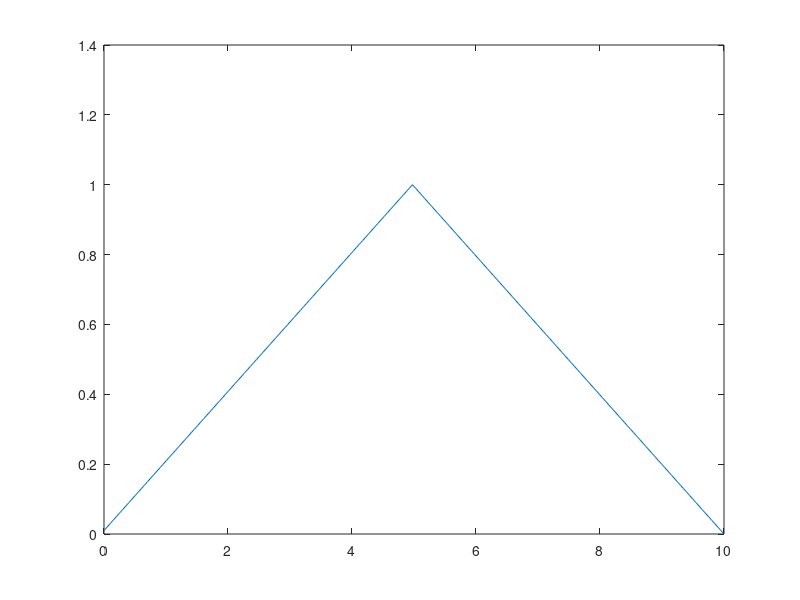

This figure's MATLAB source:
% No se que pasa aqui :| 

%function [f, c, d] = sumuniforme(n, a, b)
n = 2;
a = 0;
b = 10;

x = linspace(a,b,100);
pdff = pdf('Uniform',x,a,b);

acum = pdff;
for i = 2:n
    acum = conv(acum, pdff, 'full');
    acum = [acum 0];
end
x = linspace(a,b,length(acum));

plot(x,acum)

